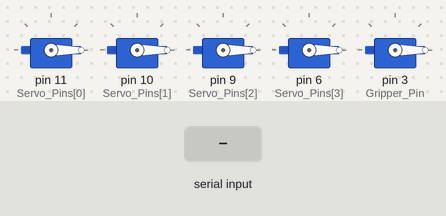
Recording of a sketch running on a simulated Arduino Uno, built with avr-gcc and run on an emulated ATmega328P. On the bench: 5 × servo. Inputs (shaded band) come from the test bench.

Above: at 1.2 s.
1.3 s: "1,90\n" received over Serial
At 2.1 s:
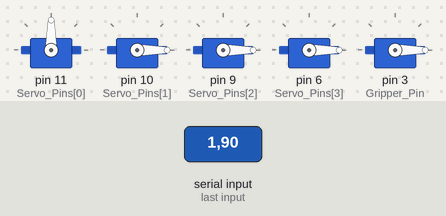
2.8 s: "6\n" received over Serial
At 3.2 s:
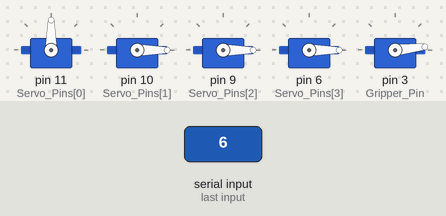
Timing chart, 0 to 5.8 s (numbered marks = the images above; inputs shaded):
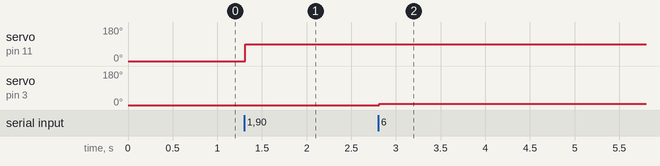

Measured:
- after the input at 1.3 s, servo on pin 11 (Servo_Pins[0]): 0° → 90° at once
- after the input at 2.8 s, servo on pin 3 (Gripper_Pin): 0° → 6° at once

The sketch:

Arduino_Code.ino
```cpp
/***************************************************************************************
Arduino Code:
This code will read the data from the python interface and turn the servos accordingly
***************************************************************************************/

#include <Servo.h>
#define SERVO_NUM 4


//Arrays for the Servos
Servo Joints[SERVO_NUM];
int Servo_Pins[SERVO_NUM] = {11, 10, 9 , 6};

//Same Variables for the gripper Servo
Servo Gripper_Servo;
int Gripper_Pin = 3;

//Received data
String data;
int commaIndex;

//Variables and arrays for the data received from the python file
int slider_num;
int slider_val;

//Data taken from Python GUI

void setup() {

  //Establishing Serial Connection to Python Based GUI
  Serial.begin(115200);
  Serial.setTimeout(10);
  setup_servo();
  init_servo();


}

void loop() {

  receive_data();
  write_servos();
}


/****************
UDF Definitions
****************/

//Attaching Servo Joints to their respective pins
void setup_servo(){

  for (int i = 0; i < SERVO_NUM; i++){

    Joints[i].attach(Servo_Pins[i]);
  }
  Gripper_Servo.attach(Gripper_Pin);
}

//Initializing all Servos to 0 degrees
void init_servo(){

  for (int i = 0; i < SERVO_NUM; i++){

    Joints[i].write(0);
  }
  Gripper_Servo.write(0);
}


//Function to read the data from the Python GUI
void receive_data(){

  if (Serial.available()){

    data = Serial.readStringUntil("\n");
    commaIndex = data.indexOf(",");

    slider_num = data.substring(0, commaIndex).toInt();
    slider_val = data.substring(commaIndex + 1).toInt();
  }

}


//Function to Rotate the servos according to the input from the GUI
void write_servos(){

  if (slider_num == 6){

    if (slider_val > 60) {

      Serial.println("Gripper Servo Out of Bounds");
    }

    else {
    Gripper_Servo.write(slider_val);
    }
  }
  else {
    Joints[slider_num - 1].write(slider_val);
  }
}
```
